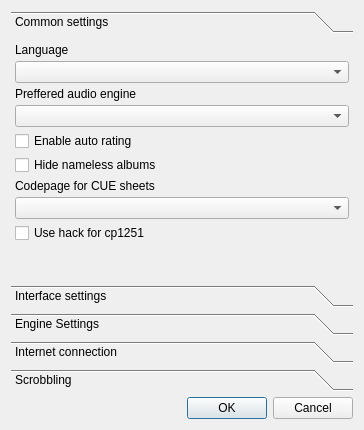
<?xml version="1.0" encoding="UTF-8"?>
<ui version="4.0">
 <class>Settings</class>
 <widget class="QDialog" name="Settings">
  <property name="geometry">
   <rect>
    <x>0</x>
    <y>0</y>
    <width>364</width>
    <height>430</height>
   </rect>
  </property>
  <property name="windowTitle">
   <string>Preferences</string>
  </property>
  <layout class="QVBoxLayout">
   <item>
    <widget class="QToolBox" name="toolBox">
     <property name="currentIndex">
      <number>0</number>
     </property>
     <widget class="QWidget" name="page">
      <property name="geometry">
       <rect>
        <x>0</x>
        <y>0</y>
        <width>346</width>
        <height>231</height>
       </rect>
      </property>
      <attribute name="icon">
       <iconset resource="resource.qrc">
        <normaloff>:/icons/settings.png</normaloff>:/icons/settings.png</iconset>
      </attribute>
      <attribute name="label">
       <string>Common settings</string>
      </attribute>
      <layout class="QGridLayout">
       <property name="margin">
        <number>4</number>
       </property>
       <property name="spacing">
        <number>4</number>
       </property>
       <item row="0" column="0">
        <widget class="QLabel" name="label_2">
         <property name="text">
          <string>Language</string>
         </property>
        </widget>
       </item>
       <item row="1" column="0">
        <widget class="QComboBox" name="comboBox_language"/>
       </item>
       <item row="2" column="0">
        <widget class="QLabel" name="label">
         <property name="text">
          <string>Preffered audio engine</string>
         </property>
        </widget>
       </item>
       <item row="3" column="0">
        <widget class="QComboBox" name="comboBox_engine"/>
       </item>
       <item row="9" column="0">
        <spacer>
         <property name="orientation">
          <enum>Qt::Vertical</enum>
         </property>
         <property name="sizeHint" stdset="0">
          <size>
           <width>20</width>
           <height>40</height>
          </size>
         </property>
        </spacer>
       </item>
       <item row="4" column="0">
        <widget class="QCheckBox" name="checkBox_autorating">
         <property name="text">
          <string>Enable auto rating</string>
         </property>
        </widget>
       </item>
       <item row="6" column="0">
        <widget class="QLabel" name="label_3">
         <property name="text">
          <string>Codepage for CUE sheets</string>
         </property>
        </widget>
       </item>
       <item row="7" column="0">
        <widget class="QComboBox" name="comboBox_cue"/>
       </item>
       <item row="5" column="0">
        <widget class="QCheckBox" name="checkBox_hideEmpty">
         <property name="text">
          <string>Hide nameless albums</string>
         </property>
        </widget>
       </item>
       <item row="8" column="0">
        <widget class="QCheckBox" name="checkBox_hack1251">
         <property name="text">
          <string>Use hack for cp1251</string>
         </property>
        </widget>
       </item>
      </layout>
     </widget>
     <widget class="QWidget" name="page_5">
      <property name="geometry">
       <rect>
        <x>0</x>
        <y>0</y>
        <width>346</width>
        <height>231</height>
       </rect>
      </property>
      <attribute name="icon">
       <iconset resource="resource.qrc">
        <normaloff>:/icons/looknfeel.png</normaloff>:/icons/looknfeel.png</iconset>
      </attribute>
      <attribute name="label">
       <string>Interface settings</string>
      </attribute>
      <layout class="QVBoxLayout" name="verticalLayout">
       <property name="spacing">
        <number>4</number>
       </property>
       <property name="margin">
        <number>4</number>
       </property>
       <item>
        <widget class="QLabel" name="label_10">
         <property name="text">
          <string>Size of tool buttons</string>
         </property>
        </widget>
       </item>
       <item>
        <widget class="QComboBox" name="comboBox_sizeToolbuttons">
         <item>
          <property name="text">
           <string>Small</string>
          </property>
         </item>
         <item>
          <property name="text">
           <string>Normal</string>
          </property>
         </item>
         <item>
          <property name="text">
           <string>Large</string>
          </property>
         </item>
        </widget>
       </item>
       <item>
        <widget class="QCheckBox" name="checkBox_textToolbuttons">
         <property name="text">
          <string>Show text below tool buttons</string>
         </property>
        </widget>
       </item>
       <item>
        <widget class="QCheckBox" name="checkBox_trayMessage">
         <property name="text">
          <string>Show messages in the system tray</string>
         </property>
        </widget>
       </item>
       <item>
        <widget class="QCheckBox" name="checkBox_controlCuePath">
         <property name="toolTip">
          <string>Check existance of CUE image</string>
         </property>
         <property name="text">
          <string>Check image path in CUE sheets</string>
         </property>
        </widget>
       </item>
       <item>
        <spacer name="verticalSpacer">
         <property name="orientation">
          <enum>Qt::Vertical</enum>
         </property>
         <property name="sizeHint" stdset="0">
          <size>
           <width>20</width>
           <height>118</height>
          </size>
         </property>
        </spacer>
       </item>
      </layout>
     </widget>
     <widget class="QWidget" name="page_2">
      <property name="geometry">
       <rect>
        <x>0</x>
        <y>0</y>
        <width>346</width>
        <height>231</height>
       </rect>
      </property>
      <attribute name="icon">
       <iconset resource="resource.qrc">
        <normaloff>:/icons/def_genre.png</normaloff>:/icons/def_genre.png</iconset>
      </attribute>
      <attribute name="label">
       <string>Engine Settings</string>
      </attribute>
      <layout class="QVBoxLayout" name="verticalLayout_2">
       <property name="margin">
        <number>4</number>
       </property>
       <item>
        <widget class="QLabel" name="label_currentEngine">
         <property name="text">
          <string>TextLabel</string>
         </property>
        </widget>
       </item>
       <item>
        <widget class="QStackedWidget" name="stackedWidget">
         <property name="currentIndex">
          <number>1</number>
         </property>
         <widget class="QWidget" name="page_6">
          <layout class="QVBoxLayout" name="verticalLayout_3">
           <property name="margin">
            <number>4</number>
           </property>
           <item>
            <widget class="QLabel" name="label_13">
             <property name="text">
              <string>There aren't any settings for selected engine</string>
             </property>
            </widget>
           </item>
           <item>
            <spacer name="verticalSpacer_3">
             <property name="orientation">
              <enum>Qt::Vertical</enum>
             </property>
             <property name="sizeHint" stdset="0">
              <size>
               <width>20</width>
               <height>40</height>
              </size>
             </property>
            </spacer>
           </item>
          </layout>
         </widget>
         <widget class="QWidget" name="page_7">
          <layout class="QVBoxLayout" name="verticalLayout_4">
           <property name="margin">
            <number>4</number>
           </property>
           <item>
            <widget class="QTableWidget" name="tableWidget">
             <column>
              <property name="text">
               <string>Mime-Type</string>
              </property>
             </column>
             <column>
              <property name="text">
               <string>Engine</string>
              </property>
             </column>
            </widget>
           </item>
           <item>
            <widget class="QFrame" name="frame">
             <property name="frameShape">
              <enum>QFrame::StyledPanel</enum>
             </property>
             <property name="frameShadow">
              <enum>QFrame::Raised</enum>
             </property>
             <layout class="QHBoxLayout" name="horizontalLayout">
              <property name="margin">
               <number>0</number>
              </property>
              <item>
               <widget class="QPushButton" name="pushButton_addMimeRow">
                <property name="text">
                 <string>Add Row</string>
                </property>
               </widget>
              </item>
              <item>
               <widget class="QPushButton" name="pushButton_removeMimeRow">
                <property name="text">
                 <string>Remove Row</string>
                </property>
               </widget>
              </item>
             </layout>
            </widget>
           </item>
          </layout>
         </widget>
        </widget>
       </item>
      </layout>
     </widget>
     <widget class="QWidget" name="page_3">
      <property name="geometry">
       <rect>
        <x>0</x>
        <y>0</y>
        <width>346</width>
        <height>231</height>
       </rect>
      </property>
      <attribute name="icon">
       <iconset resource="resource.qrc">
        <normaloff>:/icons/internet.png</normaloff>:/icons/internet.png</iconset>
      </attribute>
      <attribute name="label">
       <string>Internet connection</string>
      </attribute>
      <layout class="QGridLayout">
       <property name="margin">
        <number>4</number>
       </property>
       <property name="spacing">
        <number>4</number>
       </property>
       <item row="0" column="0">
        <widget class="QGroupBox" name="checkBox_proxyEnabled">
         <property name="title">
          <string>Use proxy</string>
         </property>
         <property name="flat">
          <bool>true</bool>
         </property>
         <property name="checkable">
          <bool>true</bool>
         </property>
         <property name="checked">
          <bool>false</bool>
         </property>
         <layout class="QGridLayout">
          <property name="margin">
           <number>0</number>
          </property>
          <property name="spacing">
           <number>4</number>
          </property>
          <item row="1" column="0">
           <widget class="QLabel" name="label_4">
            <property name="text">
             <string>Proxy host</string>
            </property>
           </widget>
          </item>
          <item row="1" column="1">
           <widget class="QLineEdit" name="lineEdit_proxyHost"/>
          </item>
          <item row="2" column="0">
           <widget class="QLabel" name="label_5">
            <property name="text">
             <string>Port</string>
            </property>
           </widget>
          </item>
          <item row="3" column="0">
           <widget class="QLabel" name="label_6">
            <property name="text">
             <string>User name</string>
            </property>
           </widget>
          </item>
          <item row="4" column="0">
           <widget class="QLabel" name="label_7">
            <property name="text">
             <string>Password</string>
            </property>
           </widget>
          </item>
          <item row="2" column="1">
           <widget class="QSpinBox" name="spinBox_proxyPort">
            <property name="maximum">
             <number>65535</number>
            </property>
           </widget>
          </item>
          <item row="3" column="1">
           <widget class="QLineEdit" name="lineEdit_proxyUser"/>
          </item>
          <item row="4" column="1">
           <widget class="QLineEdit" name="lineEdit_proxyPassword">
            <property name="echoMode">
             <enum>QLineEdit::Password</enum>
            </property>
           </widget>
          </item>
         </layout>
        </widget>
       </item>
       <item row="2" column="0">
        <spacer>
         <property name="orientation">
          <enum>Qt::Vertical</enum>
         </property>
         <property name="sizeHint" stdset="0">
          <size>
           <width>20</width>
           <height>40</height>
          </size>
         </property>
        </spacer>
       </item>
       <item row="1" column="0">
        <widget class="QCheckBox" name="checkBox_cacheInfo">
         <property name="text">
          <string>Cache downloaded information</string>
         </property>
        </widget>
       </item>
      </layout>
     </widget>
     <widget class="QWidget" name="page_4">
      <property name="geometry">
       <rect>
        <x>0</x>
        <y>0</y>
        <width>346</width>
        <height>231</height>
       </rect>
      </property>
      <attribute name="icon">
       <iconset resource="resource.qrc">
        <normaloff>:/icons/lastfm.png</normaloff>:/icons/lastfm.png</iconset>
      </attribute>
      <attribute name="label">
       <string>Scrobbling</string>
      </attribute>
      <layout class="QGridLayout">
       <property name="margin">
        <number>4</number>
       </property>
       <property name="spacing">
        <number>4</number>
       </property>
       <item row="0" column="0">
        <widget class="QGroupBox" name="checkBox_lastfmScrobbling">
         <property name="title">
          <string>Enable Last.FM scrobbling</string>
         </property>
         <property name="flat">
          <bool>true</bool>
         </property>
         <property name="checkable">
          <bool>true</bool>
         </property>
         <property name="checked">
          <bool>false</bool>
         </property>
         <layout class="QGridLayout">
          <property name="margin">
           <number>0</number>
          </property>
          <property name="spacing">
           <number>4</number>
          </property>
          <item row="1" column="0">
           <widget class="QLabel" name="label_8">
            <property name="text">
             <string>User name</string>
            </property>
           </widget>
          </item>
          <item row="2" column="0">
           <widget class="QLabel" name="label_9">
            <property name="text">
             <string>Password</string>
            </property>
           </widget>
          </item>
          <item row="1" column="1">
           <widget class="QLineEdit" name="lineEdit_lastfmUser"/>
          </item>
          <item row="2" column="1">
           <widget class="QLineEdit" name="lineEdit_lastfmPassword">
            <property name="echoMode">
             <enum>QLineEdit::Password</enum>
            </property>
           </widget>
          </item>
         </layout>
        </widget>
       </item>
       <item row="1" column="0" rowspan="2">
        <widget class="QGroupBox" name="checkBox_librefmScrobbling">
         <property name="title">
          <string>Enable Libre.FM scrobbling</string>
         </property>
         <property name="flat">
          <bool>true</bool>
         </property>
         <property name="checkable">
          <bool>true</bool>
         </property>
         <property name="checked">
          <bool>false</bool>
         </property>
         <layout class="QGridLayout" name="gridLayout">
          <property name="margin">
           <number>0</number>
          </property>
          <property name="spacing">
           <number>4</number>
          </property>
          <item row="0" column="0">
           <widget class="QLabel" name="label_11">
            <property name="text">
             <string>User name</string>
            </property>
           </widget>
          </item>
          <item row="0" column="1">
           <widget class="QLineEdit" name="lineEdit_librefmUser"/>
          </item>
          <item row="1" column="0">
           <widget class="QLabel" name="label_12">
            <property name="text">
             <string>Password</string>
            </property>
           </widget>
          </item>
          <item row="1" column="1">
           <widget class="QLineEdit" name="lineEdit_librefmPassword">
            <property name="echoMode">
             <enum>QLineEdit::Password</enum>
            </property>
           </widget>
          </item>
         </layout>
        </widget>
       </item>
       <item row="3" column="0">
        <spacer name="verticalSpacer_2">
         <property name="orientation">
          <enum>Qt::Vertical</enum>
         </property>
         <property name="sizeHint" stdset="0">
          <size>
           <width>20</width>
           <height>40</height>
          </size>
         </property>
        </spacer>
       </item>
      </layout>
     </widget>
    </widget>
   </item>
   <item>
    <widget class="QDialogButtonBox" name="buttonBox">
     <property name="layoutDirection">
      <enum>Qt::LeftToRight</enum>
     </property>
     <property name="orientation">
      <enum>Qt::Horizontal</enum>
     </property>
     <property name="standardButtons">
      <set>QDialogButtonBox::Cancel|QDialogButtonBox::Ok</set>
     </property>
     <property name="centerButtons">
      <bool>false</bool>
     </property>
    </widget>
   </item>
  </layout>
 </widget>
 <resources>
  <include location="resource.qrc"/>
 </resources>
 <connections>
  <connection>
   <sender>buttonBox</sender>
   <signal>accepted()</signal>
   <receiver>Settings</receiver>
   <slot>accept()</slot>
   <hints>
    <hint type="sourcelabel">
     <x>248</x>
     <y>254</y>
    </hint>
    <hint type="destinationlabel">
     <x>157</x>
     <y>274</y>
    </hint>
   </hints>
  </connection>
  <connection>
   <sender>buttonBox</sender>
   <signal>rejected()</signal>
   <receiver>Settings</receiver>
   <slot>reject()</slot>
   <hints>
    <hint type="sourcelabel">
     <x>316</x>
     <y>260</y>
    </hint>
    <hint type="destinationlabel">
     <x>286</x>
     <y>274</y>
    </hint>
   </hints>
  </connection>
  <connection>
   <sender>comboBox_engine</sender>
   <signal>activated(QString)</signal>
   <receiver>Settings</receiver>
   <slot>engineChanged(QString)</slot>
   <hints>
    <hint type="sourcelabel">
     <x>181</x>
     <y>112</y>
    </hint>
    <hint type="destinationlabel">
     <x>181</x>
     <y>214</y>
    </hint>
   </hints>
  </connection>
  <connection>
   <sender>pushButton_addMimeRow</sender>
   <signal>clicked()</signal>
   <receiver>Settings</receiver>
   <slot>addRow()</slot>
   <hints>
    <hint type="sourcelabel">
     <x>96</x>
     <y>312</y>
    </hint>
    <hint type="destinationlabel">
     <x>181</x>
     <y>214</y>
    </hint>
   </hints>
  </connection>
  <connection>
   <sender>pushButton_removeMimeRow</sender>
   <signal>clicked()</signal>
   <receiver>Settings</receiver>
   <slot>removeRow()</slot>
   <hints>
    <hint type="sourcelabel">
     <x>267</x>
     <y>312</y>
    </hint>
    <hint type="destinationlabel">
     <x>181</x>
     <y>214</y>
    </hint>
   </hints>
  </connection>
 </connections>
 <slots>
  <slot>engineChanged(QString)</slot>
  <slot>addRow()</slot>
  <slot>removeRow()</slot>
 </slots>
</ui>
